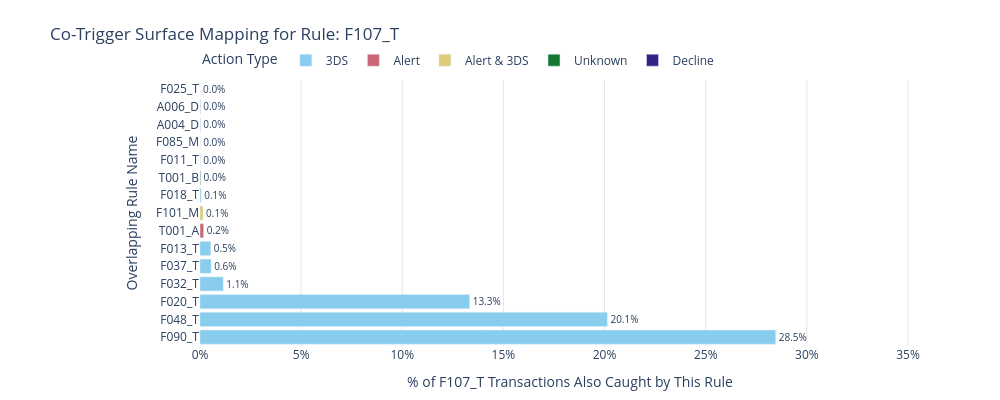

This figure's notebook cell:
### Markdown cell above
### Single-rule overlap analysis

Horizontal bar chart: other rules that co-triggered on the same payments as **`TARGET_RULE`**.

### Code cell
print(f"Overlap analysis for: {TARGET_RULE}")
rm.analyze_single_rule_overlap(
    dt2,
    target_rule=TARGET_RULE,
    display=display,
    Markdown=Markdown,
    min_shared_triggers=1,
)

### Figure 1 — Plotly figure (JSON) as saved in the notebook; plotly's stock layout.template omitted (floating-point values rounded to 4 significant figures)
{"data": [{"cliponaxis": false, "customdata": [[9754], [6904], [4568], [394], [188], [181], [21], [2], [1]], "hovertemplate": "<b>Overlapping Rule:</b> %{y}<br><b>Action Cohort:</b> 3DS<br><b>Overlap Strength:</b> %{x:.2f}%<br><b>Absolute Intersections:</b> %{customdata[0]:,.0f} shared payments<extra></extra>", "legendgroup": "3DS", "marker": {"color": "rgb(136, 204, 238)", "pattern": {"shape": ""}}, "name": "3DS", "orientation": "h", "showlegend": true, "text": [28.46, 20.14, 13.33, 1.15, 0.55, 0.53, 0.06, 0.01, 0.0], "textposition": "outside", "texttemplate": "%{x:.1f}%", "type": "bar", "x": [28.46, 20.14, 13.33, 1.15, 0.55, 0.53, 0.06, 0.01, 0.0], "xaxis": "x", "y": ["F090_T", "F048_T", "F020_T", "F032_T", "F037_T", "F013_T", "F018_T", "F011_T", "F025_T"], "yaxis": "y"}, {"cliponaxis": false, "customdata": [[60]], "hovertemplate": "<b>Overlapping Rule:</b> %{y}<br><b>Action Cohort:</b> Alert<br><b>Overlap Strength:</b> %{x:.2f}%<br><b>Absolute Intersections:</b> %{customdata[0]:,.0f} shared payments<extra></extra>", "legendgroup": "Alert", "marker": {"color": "rgb(204, 102, 119)", "pattern": {"shape": ""}}, "name": "Alert", "orientation": "h", "showlegend": true, "text": [0.18], "textposition": "outside", "texttemplate": "%{x:.1f}%", "type": "bar", "x": [0.18], "xaxis": "x", "y": ["T001_A"], "yaxis": "y"}, {"cliponaxis": false, "customdata": [[51], [4]], "hovertemplate": "<b>Overlapping Rule:</b> %{y}<br><b>Action Cohort:</b> Alert & 3DS<br><b>Overlap Strength:</b> %{x:.2f}%<br><b>Absolute Intersections:</b> %{customdata[0]:,.0f} shared payments<extra></extra>", "legendgroup": "Alert & 3DS", "marker": {"color": "rgb(221, 204, 119)", "pattern": {"shape": ""}}, "name": "Alert & 3DS", "orientation": "h", "showlegend": true, "text": [0.15, 0.01], "textposition": "outside", "texttemplate": "%{x:.1f}%", "type": "bar", "x": [0.15, 0.01], "xaxis": "x", "y": ["F101_M", "F085_M"], "yaxis": "y"}, {"cliponaxis": false, "customdata": [[11]], "hovertemplate": "<b>Overlapping Rule:</b> %{y}<br><b>Action Cohort:</b> Unknown<br><b>Overlap Strength:</b> %{x:.2f}%<br><b>Absolute Intersections:</b> %{customdata[0]:,.0f} shared payments<extra></extra>", "legendgroup": "Unknown", "marker": {"color": "rgb(17, 119, 51)", "pattern": {"shape": ""}}, "name": "Unknown", "orientation": "h", "showlegend": true, "text": [0.03], "textposition": "outside", "texttemplate": "%{x:.1f}%", "type": "bar", "x": [0.03], "xaxis": "x", "y": ["T001_B"], "yaxis": "y"}, {"cliponaxis": false, "customdata": [[3], [2]], "hovertemplate": "<b>Overlapping Rule:</b> %{y}<br><b>Action Cohort:</b> Decline<br><b>Overlap Strength:</b> %{x:.2f}%<br><b>Absolute Intersections:</b> %{customdata[0]:,.0f} shared payments<extra></extra>", "legendgroup": "Decline", "marker": {"color": "rgb(51, 34, 136)", "pattern": {"shape": ""}}, "name": "Decline", "orientation": "h", "showlegend": true, "text": [0.01, 0.01], "textposition": "outside", "texttemplate": "%{x:.1f}%", "type": "bar", "x": [0.01, 0.01], "xaxis": "x", "y": ["A004_D", "A006_D"], "yaxis": "y"}], "layout": {"barmode": "relative", "height": 400, "legend": {"orientation": "h", "title": {"text": "Action Type"}, "tracegroupgap": 0, "x": 0, "xanchor": "left", "y": 1.02, "yanchor": "bottom"}, "margin": {"b": 50, "l": 200, "r": 60, "t": 80}, "plot_bgcolor": "white", "title": {"text": "Co-Trigger Surface Mapping for Rule: F107_T"}, "width": 1000, "xaxis": {"anchor": "y", "domain": [0, 1], "gridcolor": "#e6e6e6", "range": [0, 36.58], "showgrid": true, "ticksuffix": "%", "title": {"text": "% of F107_T Transactions Also Caught by This Rule"}}, "yaxis": {"anchor": "x", "categoryorder": "total descending", "domain": [0, 1], "title": {"text": "Overlapping Rule Name"}}}}
